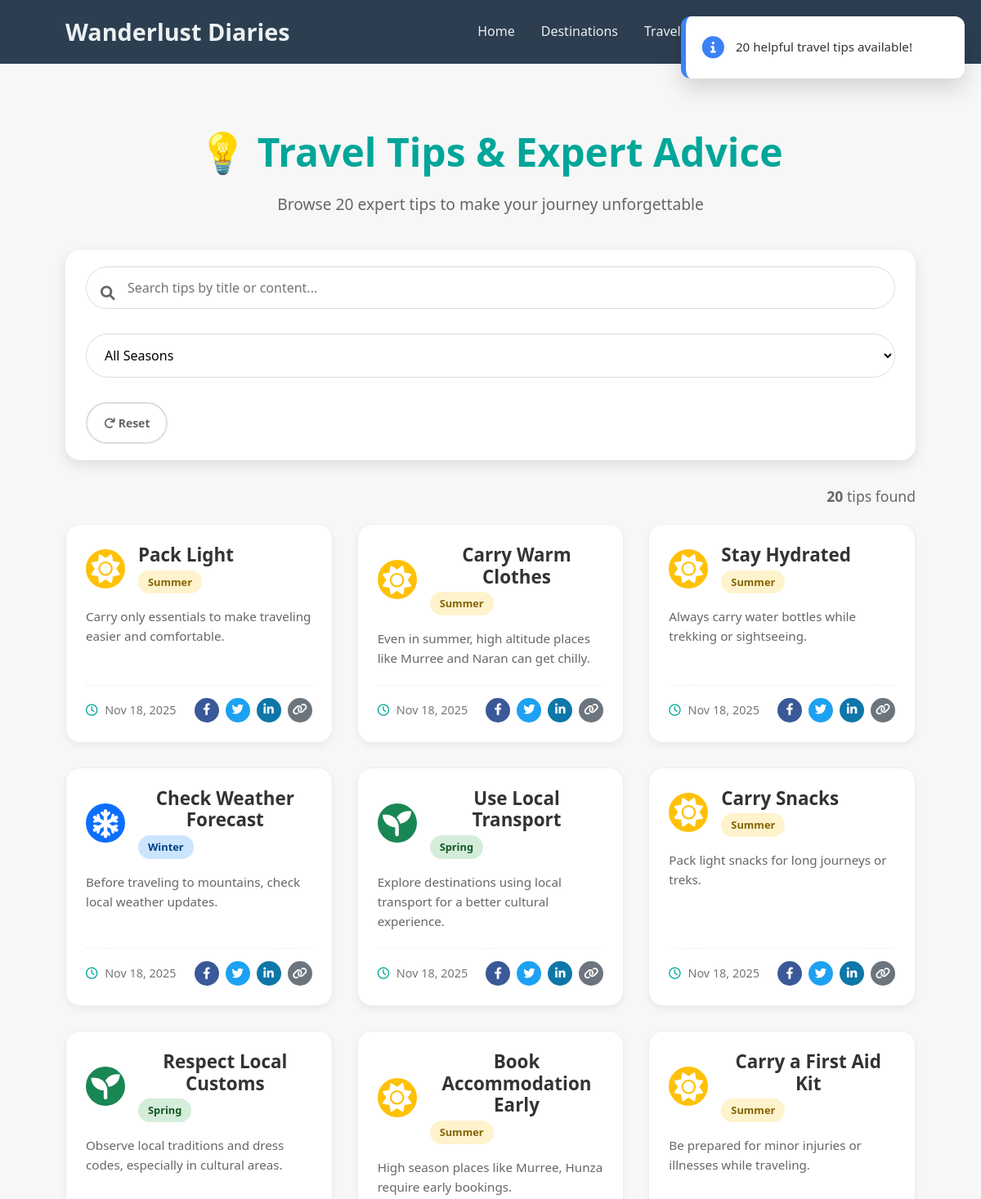
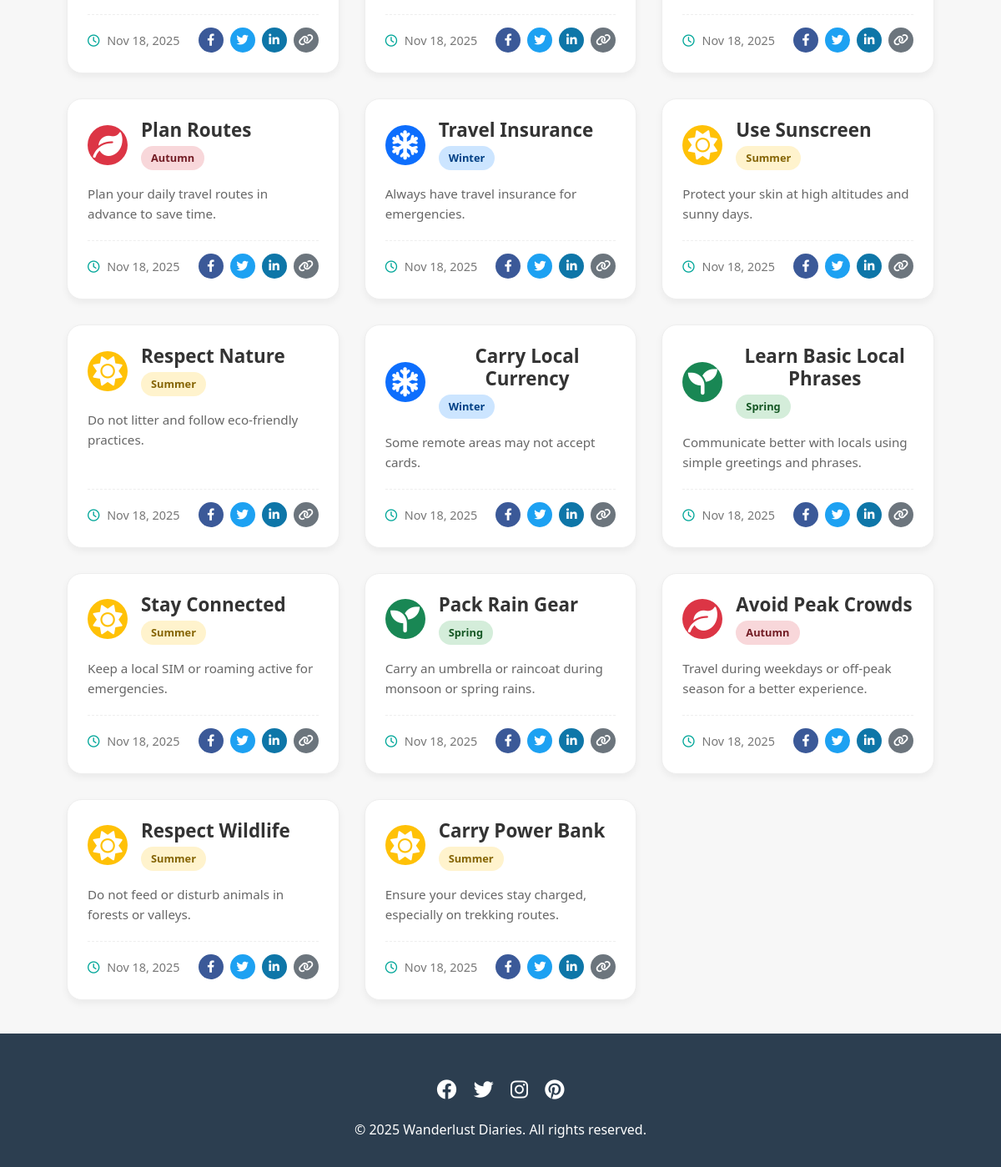
The app's page /tips/ with its own data (2 pictures, top to bottom).
### myapp/models.py (models this page shows, shortened)
class Tip(models.Model):
    title = models.CharField(max_length=100)
    description = models.TextField()
    season = models.CharField(max_length=20, choices=CustomUser.SEASON_CHOICES, blank=True, null=True)
    created_at = models.DateTimeField(auto_now_add=True)

### myapp/views.py (the view)
# urls.py: path("tips/", views.tips_list, name="tips_list"),
def tips_list(request):
    tips = Tip.objects.all().order_by("-created_at")
    messages.info(request, f"{tips.count()} helpful travel tips available!")
    return render(request, "tips.html", {"tips": tips})

### templates/tips.html (shortened to what this page needs)
{% extends "base.html" %}
{% load static %}
{% block content %}
<section class="section">
    <div class="container">
        <div class="page-header">
            <h1 class="page-title">💡 Travel Tips & Expert Advice</h1>
            <p>Browse {{ tips.count }} expert tips to make your journey unforgettable</p>
        </div>
        <div class="search-filter-bar">
            <div class="search-input">
                <i class="fas fa-search"></i>
                <input type="text" id="searchInput" placeholder="Search tips by title or content..." autocomplete="off">
            </div>
            <select id="seasonFilter" class="form-select">
                <option value="">All Seasons</option>
            </select>
            <button id="resetFilters" class="btn btn-outline">
                <i class="fas fa-redo"></i> Reset
            </button>
        </div>
        <div class="results-info">
            <p><strong id="resultsCount">{{ tips.count }}</strong> tips found</p>
        </div>
        <div class="tips-grid" id="tipsGrid">
            {% for t in tips %}
            <div class="tip-card"
                 data-title="{{ t.title|lower }}"
                 data-content="{{ t.description|lower }}"
                 data-season="{{ t.season|default:'general' }}"> <div class="tip-header">
                    <div class="tip-icon {{ t.season|default:'general' }}-color">
                        {% if t.season == 'summer' %}
                            <i class="fas fa-sun"></i>
                        {% elif t.season == 'winter' %}
                            <i class="fas fa-snowflake"></i>
                        {% elif t.season == 'spring' %}
                            <i class="fas fa-seedling"></i>
                        {% elif t.season == 'autumn' %}
                            <i class="fas fa-leaf"></i>
                        {% else %}
                            <i class="fas fa-lightbulb"></i>
                        {% endif %}
                    </div>
                    <div class="tip-title-group">
                        <h3>{{ t.title }}</h3>
                        <span class="season-tag {{ t.season|default:'general' }}">
                            {% if t.season %}{{ t.get_season_display }}{% else %}General{% endif %}
                        </span>
                    </div>
                </div>
                <div class="tip-body">
                    <p>{{ t.description|truncatewords:25 }}</p>
                </div>
                <div class="tip-footer">
                    <small><i class="far fa-clock"></i> {{ t.created_at|date:"M d, Y" }}</small>
                    <div class="social-share">
                        <a href="https://www.facebook.com/sharer/sharer.php?u={{ request.build_absolute_uri }}?tip={{ t.id }}"
                           target="_blank" title="Share on Facebook" class="social-btn facebook">
                            <i class="fab fa-facebook-f"></i>
                        </a>
                        <a href="https://twitter.com/intent/tweet?text={{ t.title|urlencode }}&url={{ request.build_absolute_uri }}?tip={{ t.id }}"
                           target="_blank" title="Share on Twitter" class="social-btn twitter">
                            <i class="fab fa-twitter"></i>
                        </a>
                        <a href="https://www.linkedin.com/shareArticle?mini=true&url={{ request.build_absolute_uri }}?tip={{ t.id }}&title={{ t.title|urlencode }}"
                           target="_blank" title="Share on LinkedIn" class="social-btn linkedin">
                            <i class="fab fa-linkedin-in"></i>
                        </a>
                        <button class="social-btn copy-link" onclick="copyTipLink({{ t.id }})" title="Copy Link">
                            <i class="fas fa-link"></i>
                        </button>
                    </div>
                </div>
            </div>
            {% empty %}
            <div class="empty-state">
                <i class="fas fa-lightbulb"></i>
                <h3>No tips found</h3>
                <p>Try adjusting your search or filters!</p>
            </div>
            {% endfor %}
        </div>
    </div>
</section>
{% endblock %}

### templates/base.html (style rules this page uses)
:root { --primary-color: #ff5a5f; --primary-hover: #e14d52; --secondary-color: #ffcc00; --secondary-hover: #e6b800; --text-primary: #1f2937; --text-secondary: #4b5563; --bg-primary: #ffffff; --bg-secondary: #fdf2f2; --border-color: #e5e7eb; --shadow-sm: 0 1px 2px rgba(0, 0, 0, 0.05); --shadow-md: 0 4px 6px rgba(0, 0, 0, 0.1); --shadow-lg: 0 10px 15px rgba(0, 0, 0, 0.15); --success-color: #10b981; --error-color: #ef4444; --warning-color: #f59e0b; --info-color: #3b82f6; }
* { margin: 0; padding: 0; box-sizing: border-box; font-family: 'Segoe UI', Tahoma, Geneva, Verdana, sans-serif; }
body { line-height: 1.6; color: #333; background-color: #f9f9f9; }
.container { width: 90%; max-width: 1200px; margin: 0 auto; padding: 0 20px; }
h1,h2,h3 { margin: 30px; text-align: center; }
.btn { display: inline-block; background-color: #3498db; color: white; padding: 0.8rem 1.5rem; border: none; border-radius: 5px; text-decoration: none; font-weight: bold; transition: background-color 0.3s; }
input, select, textarea, select[multiple] { width: 100%; padding: 10px; border: 1px solid var(--border-color); border-radius: 5px; margin-bottom: 15px; font-size: 14px; }
input[type="submit"], button { background: var(--primary-color); color: white; border: none; padding: 10px 15px; font-size: 14px; cursor: pointer; border-radius: 5px; transition: all 0.3s ease; }

### records on screen
Tip: title "Pack Light", season "Summer", description "Carry only essentials to make traveling easier and comfortable.", created_at "Nov 18, 2025"
Tip: title "Carry Warm Clothes", season "Summer", description "Even in summer, high altitude places like Murree and Naran can get chilly.", created_at "Nov 18, 2025"
Tip: title "Stay Hydrated", season "Summer", description "Always carry water bottles while trekking or sightseeing.", created_at "Nov 18, 2025"
Tip: title "Check Weather Forecast", season "Winter", description "Before traveling to mountains, check local weather updates.", created_at "Nov 18, 2025"
Tip: title "Use Local Transport", season "Spring", description "Explore destinations using local transport for a better cultural experience.", created_at "Nov 18, 2025"
Tip: title "Carry Snacks", season "Summer", description "Pack light snacks for long journeys or treks.", created_at "Nov 18, 2025"
Tip: title "Respect Local Customs", season "Spring", description "Observe local traditions and dress codes, especially in cultural areas.", created_at "Nov 18, 2025"
Tip: title "Book Accommodation Early", season "Summer", description "High season places like Murree, Hunza require early bookings.", created_at "Nov 18, 2025"
Tip: title "Carry a First Aid Kit", season "Summer", description "Be prepared for minor injuries or illnesses while traveling.", created_at "Nov 18, 2025"
Tip: title "Plan Routes", season "Autumn", description "Plan your daily travel routes in advance to save time.", created_at "Nov 18, 2025"
Tip: title "Travel Insurance", season "Winter", description "Always have travel insurance for emergencies.", created_at "Nov 18, 2025"
Tip: title "Use Sunscreen", season "Summer", description "Protect your skin at high altitudes and sunny days.", created_at "Nov 18, 2025"
Tip: title "Respect Nature", season "Summer", description "Do not litter and follow eco-friendly practices.", created_at "Nov 18, 2025"
Tip: title "Carry Local Currency", season "Winter", description "Some remote areas may not accept cards.", created_at "Nov 18, 2025"
Tip: title "Learn Basic Local Phrases", season "Spring", description "Communicate better with locals using simple greetings and phrases.", created_at "Nov 18, 2025"
Tip: title "Stay Connected", season "Summer", description "Keep a local SIM or roaming active for emergencies.", created_at "Nov 18, 2025"
Tip: title "Pack Rain Gear", season "Spring", description "Carry an umbrella or raincoat during monsoon or spring rains.", created_at "Nov 18, 2025"
Tip: title "Avoid Peak Crowds", season "Autumn", description "Travel during weekdays or off-peak season for a better experience.", created_at "Nov 18, 2025"
Tip: title "Respect Wildlife", season "Summer", description "Do not feed or disturb animals in forests or valleys.", created_at "Nov 18, 2025"
Tip: title "Carry Power Bank", season "Summer", description "Ensure your devices stay charged, especially on trekking routes.", created_at "Nov 18, 2025"

### other values on screen
{{ message|safe }} "20 helpful travel tips available!"
{{ tips.count }} "20"
